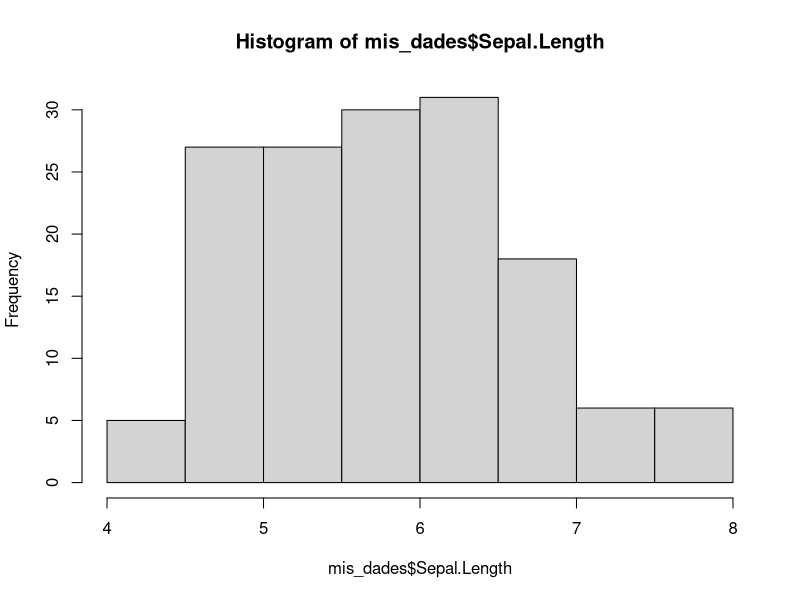
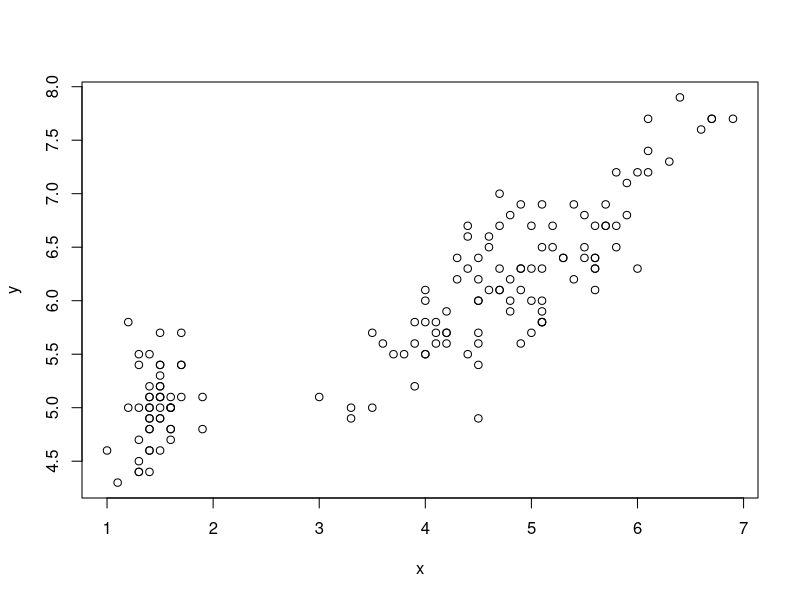
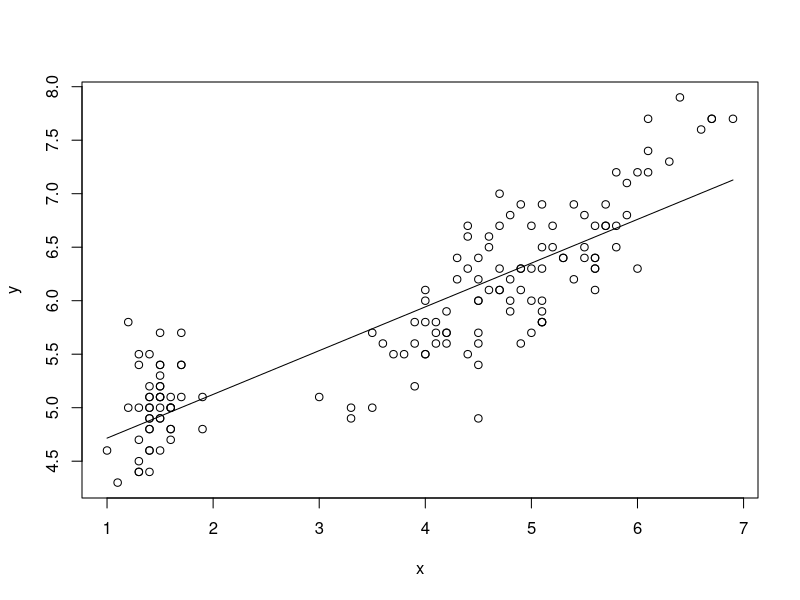

Write R code to recreate these figures, in order.
#Codigo para problema 2
mis_dades <- iris
mean(mis_dades$Sepal.Length)
sd(mis_dades$Sepal.Length)
dim(mis_dades)
names(mis_dades)
hist(mis_dades$Sepal.Length)

x <- mis_dades$Petal.Length
x
y <- mis_dades$Sepal.Length
y

plot(x, y)

m <- sum( (x-mean(x))*(y-mean(y)) )/sum( (x-mean(x))^2)
m
b <- mean(y) - m*mean(x)
b

m*1.5+b

mod <- lm(y~x)
summary(mod)

xpred <- data.frame(x=1.5)
xpred <- data.frame(x=1:7)
xpred <- data.frame(x=x)
xpred
ypred <- predict(mod, xpred)
ypred


png("plot.png")
plot(x, y)
lines(x, ypred)
dev.off()

Rsq<-sum((ypred-mean(y))^2)/sum((y-mean(y))^2)
Rsq

summary(mod)
